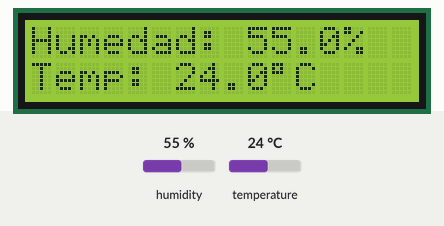
A sketch run on a simulated Arduino Uno, built with avr-gcc and run on an emulated ATmega328P. Parts: 16×2 character LCD. The test bench sets the inputs (shaded band); at power-on: humidity 55 %, temperature 24 °C. What the sketch prints to the serial monitor is not drawn.

Above: at 2.6 s.
2.7 s: humidity set to 22 %
At 5.1 s:
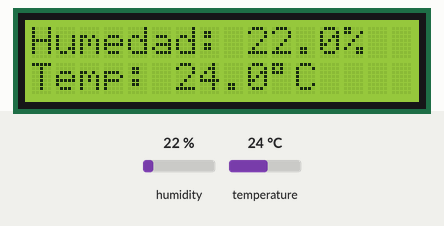
5.5 s: temperature set to 12 °C
At 6.5 s:
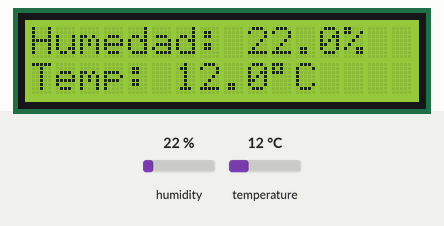
8.3 s: humidity set to 40 %
At 10.6 s:
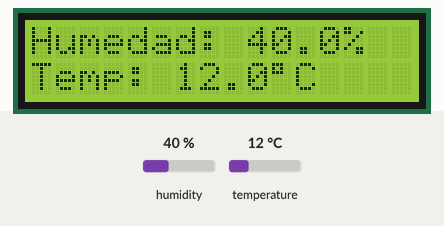
11.6 s: temperature set to 19 °C
At 13.3 s:
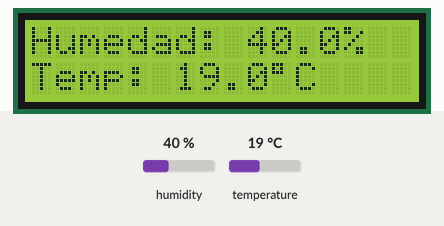
Timing chart, 0 to 14.8 s (numbered marks = the images above; inputs shaded):
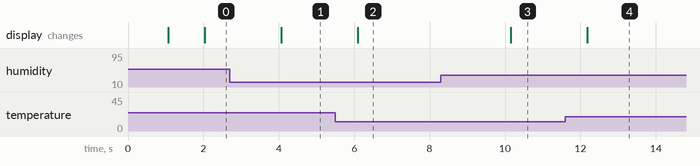

Measured:
- after the input at 2.7 s, the display: changes after 1.4 s (image 1)
- after the input at 5.5 s, the display: changes after 0.59 s (image 2)
- after the input at 8.3 s, the display: changes after 1.9 s (image 3)
- after the input at 11.6 s, the display: changes after 0.59 s (image 4)

The sketch:

sensorDTH11.ino
```cpp
#include <LiquidCrystal.h>
#include <DHT.h>

// Definición de pines LCD
const int RS = 12;
const int E = 11;
const int D4 = 5;
const int D5 = 4;
const int D6 = 3;
const int D7 = 2;

// Configuración DHT11
const int DHT_PIN = 8;
#define DHT_TYPE DHT11

// Intervalo de actualización (ms)
const int UPDATE_INTERVAL = 2000;
unsigned long lastUpdate = 0;

// Inicialización de objetos
LiquidCrystal lcd(RS, E, D4, D5, D6, D7);
DHT dht(DHT_PIN, DHT_TYPE);

void setup() {
  // Inicialización del LCD
  lcd.begin(16, 2);

  // Inicialización del puerto serie
  Serial.begin(9600);

  // Inicialización del sensor DHT
  dht.begin();

  // Mensaje inicial
  lcd.print("Iniciando...");
  delay(1000);
  lcd.clear();
}

void loop() {
  // Actualizar lecturas cada UPDATE_INTERVAL millisegundos
  if (millis() - lastUpdate >= UPDATE_INTERVAL) {
    // Lectura de sensores
    float humidity = dht.readHumidity();
    float tempC = dht.readTemperature();
    float tempF = dht.readTemperature(true);

    // Verificar si las lecturas son válidas
    if (isnan(humidity) || isnan(tempC) || isnan(tempF)) {
      Serial.println("Error al leer el sensor DHT11!");
      lcd.clear();
      lcd.print("Error sensor!");
      lastUpdate = millis();
      return;
    }

    // Mostrar datos en el Serial Monitor
    Serial.print("Humedad Relativa: ");
    Serial.print(humidity);
    Serial.print("% / Temperatura: ");
    Serial.print(tempC);
    Serial.print("ºC / ");
    Serial.print(tempF);
    Serial.println("ºF");

    // Mostrar datos en el LCD
    lcd.clear();
    lcd.setCursor(0, 0);
    lcd.print("Humedad: ");
    lcd.print(humidity, 1);
    lcd.print("%");

    lcd.setCursor(0, 1);
    lcd.print("Temp: ");
    lcd.print(tempC, 1);
    lcd.write(223);  // Símbolo de grado
    lcd.print("C");

    lastUpdate = millis();
  }
}
```
